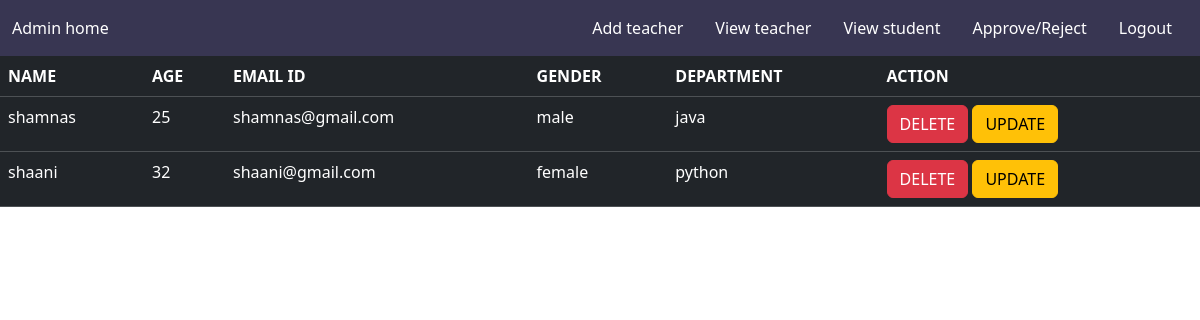
/viewteacher, run on the app's committed database.
### app/models.py (models this page shows)
class teacher(models.Model):
    teachid=models.ForeignKey(user,on_delete=models.CASCADE)
    name=models.CharField(max_length=20)
    age=models.IntegerField()
    email=models.EmailField()
    gender=models.CharField(max_length=10)
    department=models.CharField(max_length=20)

### app/views.py (the view)
# urls.py: path('viewteacher',views.adminviewteacher,name='adminviewteacher'),
def adminviewteacher(request):
   x=teacher.objects.all()
   return render(request,'adminviewteacher.html',{'data':x})

### templates/adminviewteacher.html (shortened to what this page needs)
<!doctype html>
<html lang="en">
    <head>
        <link
            href="https://cdn.jsdelivr.net/npm/bootstrap@5.3.2/dist/css/bootstrap.min.css"
            rel="stylesheet"
        />
    </head>
    <body>
        <nav class="navbar navbar-expand-lg navbar-light" style="background-color:rgb(56, 54, 82);">
            <div class="container-fluid">
                <a class="nav-link active" style="color:white" aria-current="page" href="/adminhome">Admin home</a>
                <ul class="nav justify-content-end">
                    <li class="nav-item">
                    <a class="nav-link active" style="color:white" aria-current="page" href="/addteacher">Add teacher</a>
                    </li>
                    <li class="nav-item">
                    <a class="nav-link" style="color:white" aria-current="page" href="/viewteacher">View teacher</a>
                    </li>
                    <li class="nav-item">
                        <a class="nav-link" style="color:white" aria-current="page" href="/viewstudent">View student</a>
                        </li>
                        <li class="nav-item">
                            <a class="nav-link" style="color:white" aria-current="page" href="/approve">Approve/Reject</a>
                            </li>
                    <li class="nav-item">
                    <a class="nav-link" style="color:white" href="/logouts">Logout</a>
                    </li>
                </ul>
            </div>
        </nav>
        <div
            class="table-responsive"
        >
            <table
                class="table table-dark"
            >
                    <tr>
                        <th scope="col">NAME</th>
                        <th scope="col">AGE</th>
                        <th scope="col">EMAIL ID</th>
                        <th scope="col">GENDER</th>
                        <th scope="col">DEPARTMENT</th>
                        <th scope="col">ACTION</th>
                    </tr>
                    {% for i in data %}
                    <tr class="">
                        <td scope="row">{{i.name}}</td>
                        <td>{{i.age}}</td>
                        <td>{{i.email}}</td>
                        <td>{{i.gender}}</td>
                        <td>{{i.department}}</td>
                        <td>
                            <a href="admindeleteteacher/{{i.teachid.id}}" class="btn btn-danger">DELETE</a>
                            <a href="admineditteacher/{{i.id}}" class="btn btn-warning">UPDATE</a>
                        </td>
                    </tr>
                   {% endfor %}
            </table>
        </div>
    </body>
</html>

### data on the page
teacher: name "shamnas", age "25", email "shamnas@gmail.com", gender "male", department "java"
teacher: name "shaani", age "32", email "shaani@gmail.com", gender "female", department "python"
